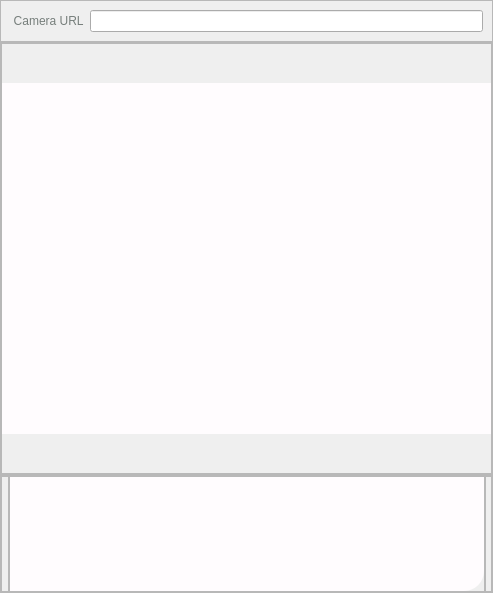
             <widget class="QWidget" name="page_Main">
              <layout class="QVBoxLayout" name="verticalLayout_14">
               <property name="spacing">
                <number>0</number>
               </property>
               <property name="leftMargin">
                <number>0</number>
               </property>
               <property name="topMargin">
                <number>0</number>
               </property>
               <property name="rightMargin">
                <number>0</number>
               </property>
               <property name="bottomMargin">
                <number>0</number>
               </property>
               <item>
                <widget class="QFrame" name="frame_28">
                 <property name="sizePolicy">
                  <sizepolicy hsizetype="Preferred" vsizetype="Expanding">
                   <horstretch>0</horstretch>
                   <verstretch>1</verstretch>
                  </sizepolicy>
                 </property>
                 <property name="frameShape">
                  <enum>QFrame::StyledPanel</enum>
                 </property>
                 <property name="frameShadow">
                  <enum>QFrame::Raised</enum>
                 </property>
                 <layout class="QHBoxLayout" name="horizontalLayout_15">
                  <property name="spacing">
                   <number>6</number>
                  </property>
                  <property name="leftMargin">
                   <number>9</number>
                  </property>
                  <property name="topMargin">
                   <number>9</number>
                  </property>
                  <property name="rightMargin">
                   <number>9</number>
                  </property>
                  <property name="bottomMargin">
                   <number>9</number>
                  </property>
                  <item>
                   <widget class="QPushButton" name="pushButton_6">
                    <property name="styleSheet">
                     <string notr="true">QPushButton{
	border:none;
	color: rgb(118, 126, 123);
	font: 10pt &quot;微软雅黑&quot;;
}</string>
                    </property>
                    <property name="text">
                     <string> Camera URL</string>
                    </property>
                    <property name="icon">
                     <iconset resource="res.qrc">
                      <normaloff>:/icons/icons/URL.png</normaloff>:/icons/icons/URL.png</iconset>
                    </property>
                    <property name="iconSize">
                     <size>
                      <width>17</width>
                      <height>17</height>
                     </size>
                    </property>
                   </widget>
                  </item>
                  <item>
                   <widget class="QLineEdit" name="lineEdit_Camera_URL"/>
                  </item>
                 </layout>
                </widget>
               </item>
               <item>
                <widget class="QFrame" name="frame_27">
                 <property name="sizePolicy">
                  <sizepolicy hsizetype="Preferred" vsizetype="Expanding">
                   <horstretch>0</horstretch>
                   <verstretch>11</verstretch>
                  </sizepolicy>
                 </property>
                 <property name="frameShape">
                  <enum>QFrame::StyledPanel</enum>
                 </property>
                 <property name="frameShadow">
                  <enum>QFrame::Raised</enum>
                 </property>
                 <layout class="QHBoxLayout" name="horizontalLayout_16">
                  <property name="spacing">
                   <number>0</number>
                  </property>
                  <property name="leftMargin">
                   <number>0</number>
                  </property>
                  <property name="topMargin">
                   <number>0</number>
                  </property>
                  <property name="rightMargin">
                   <number>0</number>
                  </property>
                  <property name="bottomMargin">
                   <number>0</number>
                  </property>
                  <item>
                   <widget class="QFrame" name="frame_30">
                    <property name="sizePolicy">
                     <sizepolicy hsizetype="Expanding" vsizetype="Preferred">
                      <horstretch>1</horstretch>
                      <verstretch>0</verstretch>
                     </sizepolicy>
                    </property>
                    <property name="frameShape">
                     <enum>QFrame::StyledPanel</enum>
                    </property>
                    <property name="frameShadow">
                     <enum>QFrame::Raised</enum>
                    </property>
                   </widget>
                  </item>
                  <item>
                   <widget class="QFrame" name="frame_31">
                    <property name="sizePolicy">
                     <sizepolicy hsizetype="Expanding" vsizetype="Preferred">
                      <horstretch>45</horstretch>
                      <verstretch>0</verstretch>
                     </sizepolicy>
                    </property>
                    <property name="styleSheet">
                     <string notr="true"/>
                    </property>
                    <property name="frameShape">
                     <enum>QFrame::StyledPanel</enum>
                    </property>
                    <property name="frameShadow">
                     <enum>QFrame::Raised</enum>
                    </property>
                    <layout class="QVBoxLayout" name="verticalLayout_15">
                     <property name="spacing">
                      <number>0</number>
                     </property>
                     <property name="leftMargin">
                      <number>0</number>
                     </property>
                     <property name="topMargin">
                      <number>0</number>
                     </property>
                     <property name="rightMargin">
                      <number>0</number>
                     </property>
                     <property name="bottomMargin">
                      <number>0</number>
                     </property>
                     <item>
                      <widget class="QLabel" name="label_Camera_Video_Pic">
                       <property name="minimumSize">
                        <size>
                         <width>489</width>
                         <height>351</height>
                        </size>
                       </property>
                       <property name="maximumSize">
                        <size>
                         <width>489</width>
                         <height>351</height>
                        </size>
                       </property>
                       <property name="styleSheet">
                        <string notr="true">background-color: rgb(255, 252, 254);</string>
                       </property>
                       <property name="text">
                        <string/>
                       </property>
                      </widget>
                     </item>
                    </layout>
                   </widget>
                  </item>
                  <item>
                   <widget class="QFrame" name="frame_29">
                    <property name="sizePolicy">
                     <sizepolicy hsizetype="Expanding" vsizetype="Preferred">
                      <horstretch>13</horstretch>
                      <verstretch>0</verstretch>
                     </sizepolicy>
                    </property>
                    <property name="styleSheet">
                     <string notr="true"/>
                    </property>
                    <property name="frameShape">
                     <enum>QFrame::StyledPanel</enum>
                    </property>
                    <property name="frameShadow">
                     <enum>QFrame::Raised</enum>
                    </property>
                   </widget>
                  </item>
                 </layout>
                </widget>
               </item>
               <item>
                <widget class="QFrame" name="frame_26">
                 <property name="sizePolicy">
                  <sizepolicy hsizetype="Preferred" vsizetype="Expanding">
                   <horstretch>0</horstretch>
                   <verstretch>3</verstretch>
                  </sizepolicy>
                 </property>
                 <property name="frameShape">
                  <enum>QFrame::StyledPanel</enum>
                 </property>
                 <property name="frameShadow">
                  <enum>QFrame::Raised</enum>
                 </property>
                 <layout class="QHBoxLayout" name="horizontalLayout_17">
                  <property name="spacing">
                   <number>0</number>
                  </property>
                  <property name="leftMargin">
                   <number>0</number>
                  </property>
                  <property name="topMargin">
                   <number>0</number>
                  </property>
                  <property name="rightMargin">
                   <number>0</number>
                  </property>
                  <property name="bottomMargin">
                   <number>0</number>
                  </property>
                  <item>
                   <widget class="QFrame" name="frame_32">
                    <property name="sizePolicy">
                     <sizepolicy hsizetype="Expanding" vsizetype="Preferred">
                      <horstretch>1</horstretch>
                      <verstretch>0</verstretch>
                     </sizepolicy>
                    </property>
                    <property name="frameShape">
                     <enum>QFrame::StyledPanel</enum>
                    </property>
                    <property name="frameShadow">
                     <enum>QFrame::Raised</enum>
                    </property>
                   </widget>
                  </item>
                  <item>
                   <widget class="QFrame" name="frame_33">
                    <property name="sizePolicy">
                     <sizepolicy hsizetype="Expanding" vsizetype="Preferred">
                      <horstretch>60</horstretch>
                      <verstretch>0</verstretch>
                     </sizepolicy>
                    </property>
                    <property name="styleSheet">
                     <string notr="true"/>
                    </property>
                    <property name="frameShape">
                     <enum>QFrame::StyledPanel</enum>
                    </property>
                    <property name="frameShadow">
                     <enum>QFrame::Raised</enum>
                    </property>
                    <layout class="QHBoxLayout" name="horizontalLayout_18">
                     <property name="spacing">
                      <number>0</number>
                     </property>
                     <property name="leftMargin">
                      <number>0</number>
                     </property>
                     <property name="topMargin">
                      <number>0</number>
                     </property>
                     <property name="rightMargin">
                      <number>0</number>
                     </property>
                     <property name="bottomMargin">
                      <number>0</number>
                     </property>
                     <item>
                      <widget class="QTextBrowser" name="textBrowser">
                       <property name="styleSheet">
                        <string notr="true">background-color: rgb(255, 252, 254);
border-bottom-right-radius:20px;
</string>
                       </property>
                       <property name="html">
                        <string>&lt;!DOCTYPE HTML PUBLIC &quot;-//W3C//DTD HTML 4.0//EN&quot; &quot;http://www.w3.org/TR/REC-html40/strict.dtd&quot;&gt;
&lt;html&gt;&lt;head&gt;&lt;meta name=&quot;qrichtext&quot; content=&quot;1&quot; /&gt;&lt;style type=&quot;text/css&quot;&gt;
p, li { white-space: pre-wrap; }
&lt;/style&gt;&lt;/head&gt;&lt;body style=&quot; font-family:'SimSun'; font-size:9pt; font-weight:400; font-style:normal;&quot;&gt;
&lt;p style=&quot;-qt-paragraph-type:empty; margin-top:0px; margin-bottom:0px; margin-left:0px; margin-right:0px; -qt-block-indent:0; text-indent:0px;&quot;&gt;&lt;br /&gt;&lt;/p&gt;&lt;/body&gt;&lt;/html&gt;</string>
                       </property>
                      </widget>
                     </item>
                    </layout>
                   </widget>
                  </item>
                  <item alignment="Qt::AlignRight">
                   <widget class="QFrame" name="frame_34">
                    <property name="sizePolicy">
                     <sizepolicy hsizetype="Preferred" vsizetype="Preferred">
                      <horstretch>0</horstretch>
                      <verstretch>0</verstretch>
                     </sizepolicy>
                    </property>
                    <property name="minimumSize">
                     <size>
                      <width>7</width>
                      <height>0</height>
                     </size>
                    </property>
                    <property name="maximumSize">
                     <size>
                      <width>7</width>
                      <height>16777215</height>
                     </size>
                    </property>
                    <property name="styleSheet">
                     <string notr="true"/>
                    </property>
                    <property name="frameShape">
                     <enum>QFrame::StyledPanel</enum>
                    </property>
                    <property name="frameShadow">
                     <enum>QFrame::Raised</enum>
                    </property>
                   </widget>
                  </item>
                 </layout>
                </widget>
               </item>
              </layout>
             </widget>
